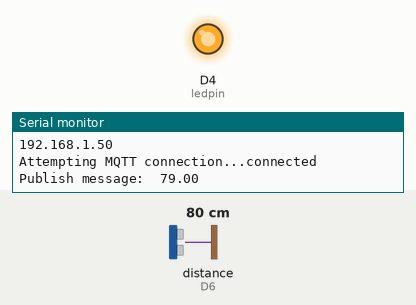
A sketch run on a simulated ESP8266 (NodeMCU). Parts: output pins drawn as LEDs (lit = HIGH), the last lines printed to the serial monitor. Wiring (inferred from the names in the program): ultrasonic range finder: trigger D5; echo D6. The inputs (shaded band) are chosen by the test bench; at power-on: distance to the obstacle (sensor on D6) 80 cm. The echo pulse lasts 58.3 µs per cm; WiFi joins after 1.5 s; servers stay silent unless stated; random numbers use the default seed unless the sketch sets one; no MQTT or app messages arrive unless stated; pins used as bus, display or sensor lines are not drawn.

Above: at 2.7 s.
2.8 s: distance to the obstacle (sensor on D6) set to 23 cm
5.2 s: distance to the obstacle (sensor on D6) set to 19 cm
At 6.5 s:
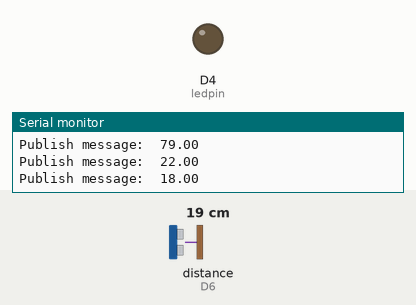
10.5 s: distance to the obstacle (sensor on D6) set to 35 cm
At 12.5 s:
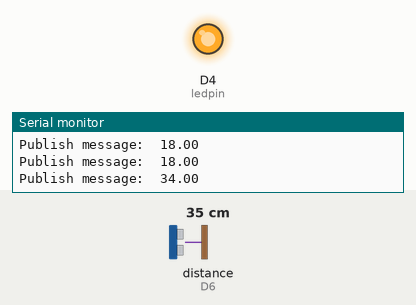
13.5 s: distance to the obstacle (sensor on D6) set to 18 cm
At 15.2 s:
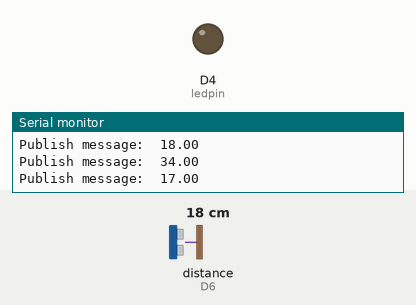
Timing chart, 0 to 16.5 s (numbered marks = the images above; inputs shaded):
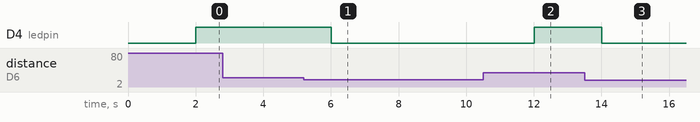

Measured:
- the behaviour switches between 22 and 21 cm on distance to the obstacle (sensor on D6) (found by bisection; images 0 and 1)
- after the input at 5.2 s, D4 (ledpin): HIGH → LOW after 0.81 s
- after the input at 10.5 s, D4 (ledpin): LOW → HIGH after 1.5 s
- after the input at 13.5 s, D4 (ledpin): HIGH → LOW after 0.51 s

The sketch:

mqtt_esp8266_US_Sensor.ino
```cpp
#include <ESP8266WiFi.h>
#include <PubSubClient.h>

// Update these with values suitable for your network.

const char* ssid = "M33";
const char* password = "gargi1234";
const char* mqtt_server = "public.mqtthq.com";

const int tp=D5;
const int ep=D6;
const int ledpin=D4;
int dist;
int tm;


WiFiClient espClient;
PubSubClient client(espClient);
unsigned long lastMsg = 0;
#define MSG_BUFFER_SIZE	(50)
char msg[MSG_BUFFER_SIZE];
int value = 0;

void setup_wifi() {

  delay(10);
  // We start by connecting to a WiFi network
  Serial.println();
  Serial.print("Connecting to ");
  Serial.println(ssid);

  WiFi.mode(WIFI_STA);
  WiFi.begin(ssid, password);

  while (WiFi.status() != WL_CONNECTED) {
    delay(500);
    Serial.print(".");
  }

  randomSeed(micros());

  Serial.println("");
  Serial.println("WiFi connected");
  Serial.println("IP address: ");
  Serial.println(WiFi.localIP());
}

void callback(char* topic, byte* payload, unsigned int length) {
  Serial.print("Message arrived [");
  Serial.print(topic);
  Serial.print("] ");
  for (int i = 0; i < length; i++) {
    Serial.print((char)payload[i]);
  }
  Serial.println();
}

void reconnect() {
  // Loop until we're reconnected
  while (!client.connected()) {
    Serial.print("Attempting MQTT connection...");
    // Create a random client ID
    String clientId = "ESP8266Client-";
    clientId += String(random(0xffff), HEX);
    // Attempt to connect
    if (client.connect(clientId.c_str())) {
      Serial.println("connected");
      // Once connected, publish an announcement...
      client.publish("gargiout", "Distance");
      // ... and resubscribe
      client.subscribe("gargiin");
    } else {
      Serial.print("failed, rc=");
      Serial.print(client.state());
      Serial.println(" try again in 5 seconds");
      // Wait 5 seconds before retrying
      delay(5000);
    }
  }
}

void setup() {
  pinMode(tp, OUTPUT);     // Initialize the Ledpin pin as an output
  pinMode(ep,INPUT);
  pinMode(ledpin,OUTPUT);
  Serial.begin(115200);
  setup_wifi();
  client.setServer(mqtt_server, 1883);
  client.setCallback(callback);
}

void loop() {

  digitalWrite(tp,LOW);
  delayMicroseconds(2);
  digitalWrite(tp,HIGH);
  delayMicroseconds(10);
  digitalWrite(tp,LOW);
  tm= pulseIn(ep,HIGH);
  dist= (0.034*tm)/2;
  if (!client.connected()) {
    reconnect();
  }
  client.loop();
  unsigned long now = millis();
  if (now - lastMsg > 2000)
  {
    lastMsg = now;
    ++value;
    dtostrf(dist,6,2,msg);
    //snprintf (msg, MSG_BUFFER_SIZE,dist, value);
    Serial.print("Publish message: ");
    Serial.println(msg);
    client.publish("gargiout", msg);
    if(dist>20)
    {
      digitalWrite(ledpin,HIGH);
    }
    if(dist<=20)
    {
      digitalWrite(ledpin,LOW);
    }

  }
}
```
